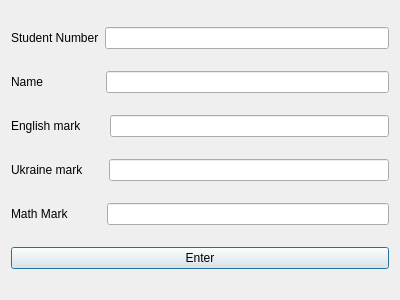
<?xml version="1.0" encoding="UTF-8"?>
<ui version="4.0">
 <class>changeStudWindow</class>
 <widget class="QDialog" name="changeStudWindow">
  <property name="geometry">
   <rect>
    <x>0</x>
    <y>0</y>
    <width>400</width>
    <height>300</height>
   </rect>
  </property>
  <property name="windowTitle">
   <string>Dialog</string>
  </property>
  <layout class="QVBoxLayout" name="verticalLayout">
   <item>
    <layout class="QHBoxLayout" name="horizontalLayout_5">
     <item>
      <widget class="QLabel" name="label_5">
       <property name="text">
        <string>Student Number</string>
       </property>
      </widget>
     </item>
     <item>
      <widget class="QLineEdit" name="studNumber"/>
     </item>
    </layout>
   </item>
   <item>
    <layout class="QHBoxLayout" name="horizontalLayout">
     <item>
      <widget class="QLabel" name="label">
       <property name="text">
        <string>Name                 </string>
       </property>
      </widget>
     </item>
     <item>
      <widget class="QLineEdit" name="Name"/>
     </item>
    </layout>
   </item>
   <item>
    <layout class="QHBoxLayout" name="horizontalLayout_2">
     <item>
      <widget class="QLabel" name="label_2">
       <property name="text">
        <string>English mark       </string>
       </property>
      </widget>
     </item>
     <item>
      <widget class="QLineEdit" name="engMark"/>
     </item>
    </layout>
   </item>
   <item>
    <layout class="QHBoxLayout" name="horizontalLayout_3">
     <item>
      <widget class="QLabel" name="label_3">
       <property name="text">
        <string>Ukraine mark      </string>
       </property>
      </widget>
     </item>
     <item>
      <widget class="QLineEdit" name="ukrMark"/>
     </item>
    </layout>
   </item>
   <item>
    <layout class="QHBoxLayout" name="horizontalLayout_4">
     <item>
      <widget class="QLabel" name="label_4">
       <property name="text">
        <string>Math Mark          </string>
       </property>
      </widget>
     </item>
     <item>
      <widget class="QLineEdit" name="mathMark"/>
     </item>
    </layout>
   </item>
   <item>
    <widget class="QPushButton" name="Enter">
     <property name="text">
      <string>Enter</string>
     </property>
    </widget>
   </item>
  </layout>
 </widget>
 <resources/>
 <connections/>
</ui>
